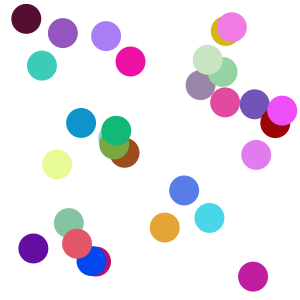
Frame 1 (no input)
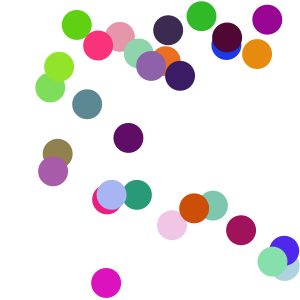
Frame 60 (the mouse pressed at the canvas centre just before this capture)
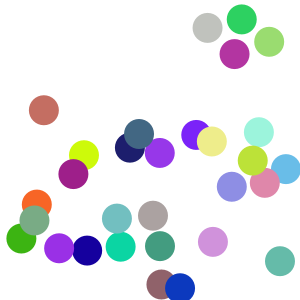
Frame 120 (the mouse held since frame 60 and released just before this capture)

The Processing sketch that drew these frames (run headless with seeded random() and noise(); from frame 60 on, the mouse is pressed at the canvas centre):

// Processing sketch: processing_33961
// ── processing_33961.pde


int num_ball = 30;
float[] ball_x = new float[num_ball];
float[] ball_y = new float[num_ball];
float[] ball_x_speed = new float[num_ball];
float[] ball_y_speed = new float[num_ball];


void setup(){
  size(300,300);
  for(int i = 0; i< num_ball; i=i+1){
  ball_x[i]= random(10,290);
  ball_y[i] = random(10,290);
  ball_x_speed[i] = random(10);
  ball_y_speed[i] = random(10);
  
  
  }
}


void draw(){

  background(255);
  
  for(int i = 0; i< num_ball; i++){
    ball_x[i] += ball_x_speed[i]; 
    ball_y[i] += ball_y_speed[i];
  
   fill(random(256),random(256),random(256));
   noStroke();
   ellipse(ball_x[i], ball_y[i], 30,30);
    
    
  
   if(ball_x[i]>= 290){
   ball_x_speed[i] = ball_x_speed[i]*-1;
   }
   
   if(ball_x[i]<= 10){
   ball_x_speed[i] = ball_x_speed[i]*-1;
   }
    
   if(ball_y[i]>= 290){
   ball_y_speed[i] = ball_y_speed[i]*-1;
   }
   
   if(ball_y[i]<= 10){
   ball_y_speed[i] = ball_y_speed[i]*-1;
   }
    
  }
}
